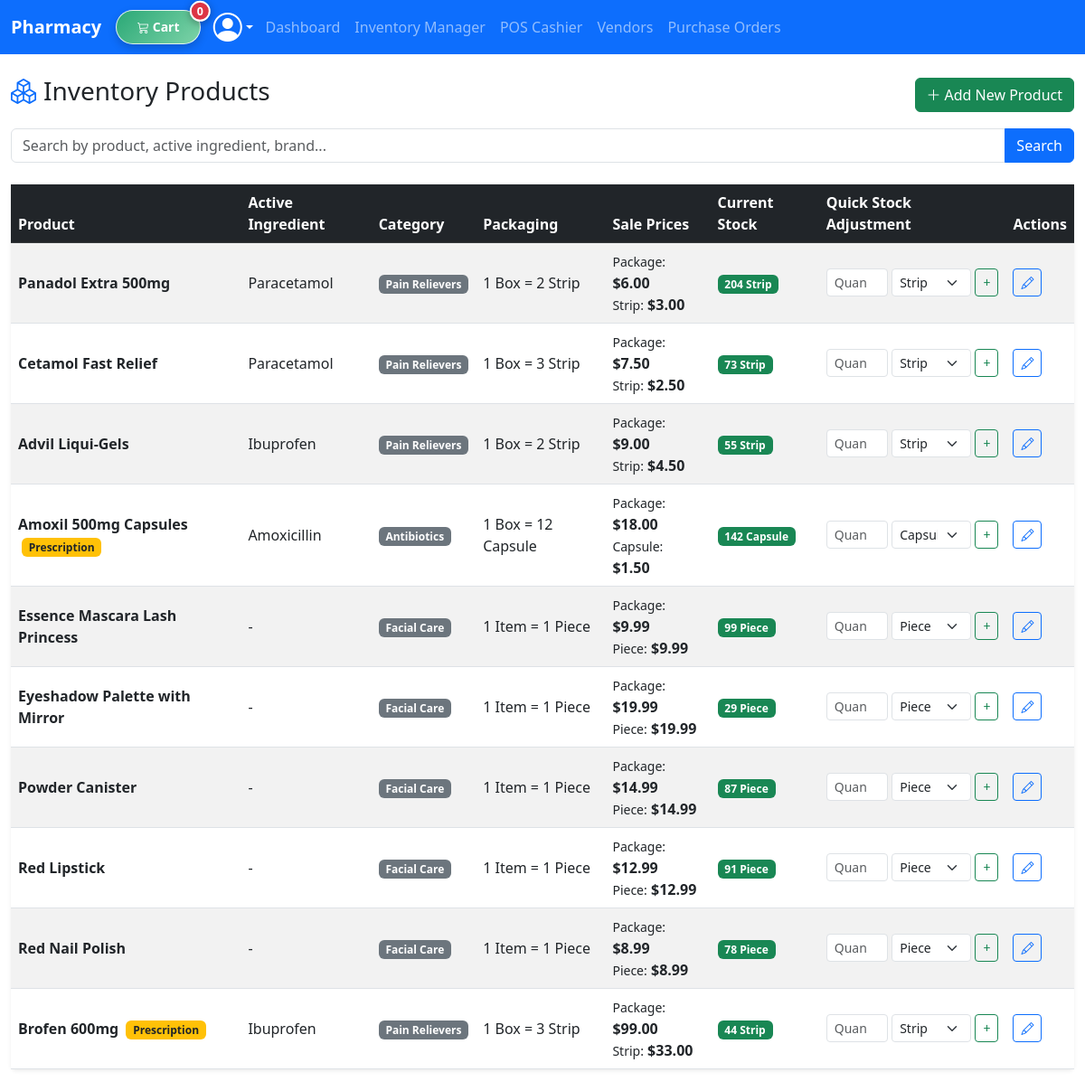
/erp/inventory/ (signed in), run on an earlier commit of the app's database.
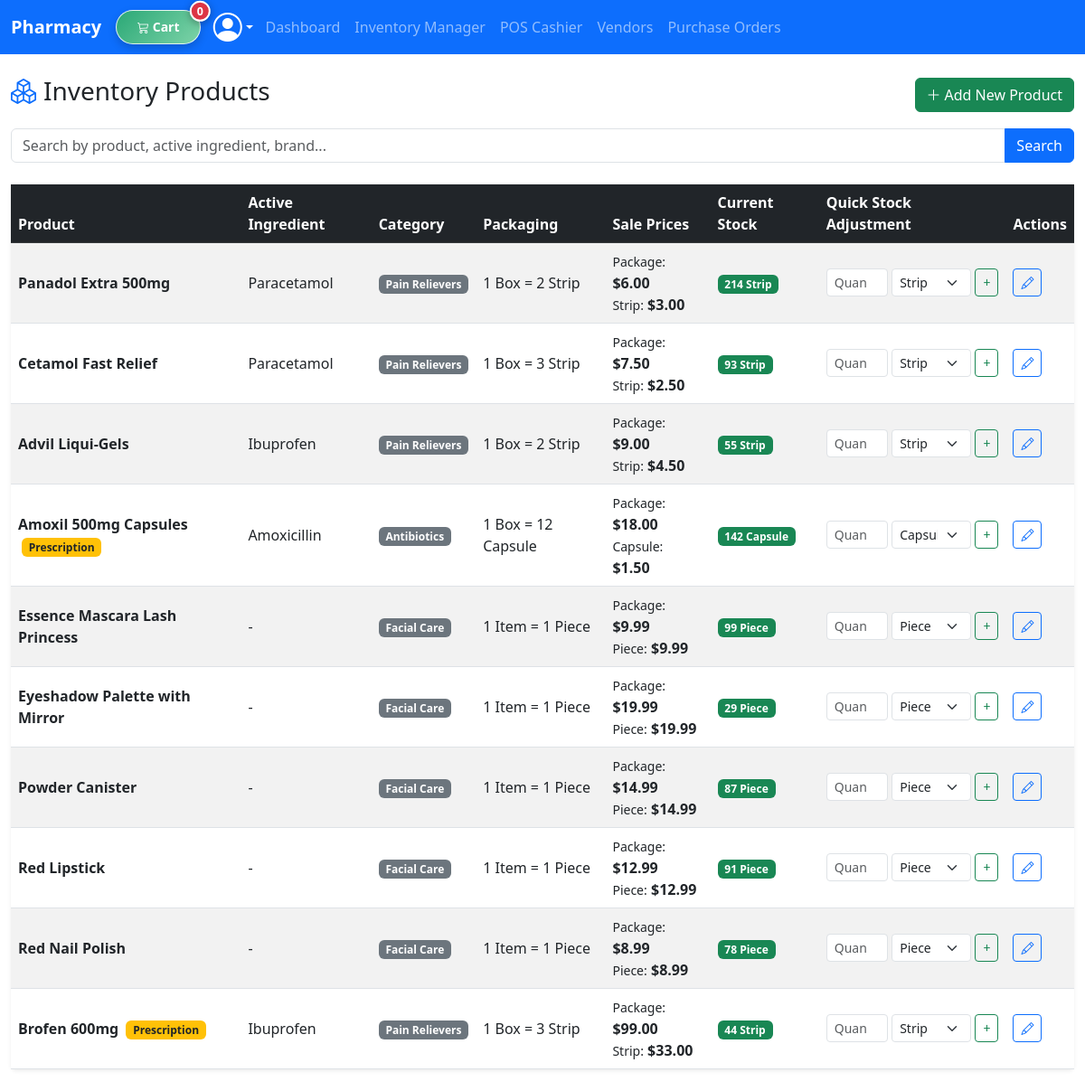
And on a later commit of the database.
### pharmacy/models.py (models this page shows, shortened)
class Product(models.Model):
    name = models.CharField(max_length=200)
    brand = models.CharField(max_length=100, blank=True, null=True)
    category = models.ForeignKey(Category, on_delete=models.SET_NULL, null=True, related_name="products")
    active_ingredient = models.ForeignKey(
        ActiveIngredient, on_delete=models.SET_NULL, null=True, blank=True, related_name="products"
    )
    description = models.TextField(blank=True, null=True)
    package_unit = models.CharField(max_length=50, default="Box", help_text="e.g. Box, Bottle")
    sub_unit = models.CharField(max_length=50, default="Strip", help_text="e.g. Strip, Tablet, Ampoule")
    units_per_package = models.PositiveIntegerField(default=1)
    package_price = models.DecimalField(max_digits=10, decimal_places=2, validators=[MinValueValidator(0)])
    sub_unit_price = models.DecimalField(max_digits=10, decimal_places=2, validators=[MinValueValidator(0)])
    stock_in_sub_units = models.PositiveIntegerField(default=0)
    requires_prescription = models.BooleanField(default=False)
    is_visible_in_catalog = models.BooleanField(default=True)
    is_deleted = models.BooleanField(default=False)
    image_url = models.URLField(max_length=500, blank=True, null=True)
    created_at = models.DateTimeField(auto_now_add=True)
    updated_at = models.DateTimeField(auto_now=True)

class ActiveIngredient(models.Model):
    name = models.CharField(max_length=150, unique=True)
    description = models.TextField(blank=True, null=True)

class Category(models.Model):
    name = models.CharField(max_length=100)
    parent = models.ForeignKey(
        'self', on_delete=models.CASCADE, null=True, blank=True, related_name='subcategories'
    )
    description = models.TextField(blank=True, null=True)
    class Meta:
        verbose_name_plural = "Categories"

### pharmacy/views.py (the view)
# urls.py: path('erp/inventory/', views.erp_inventory_list, name='erp_inventory'),
@employee_required
def erp_inventory_list(request):
    search_query = request.GET.get('q', '')
    products = Product.objects.all().select_related('category', 'active_ingredient')
    if search_query:
        products = products.filter(
            Q(name__icontains=search_query) |
            Q(brand__icontains=search_query) |
            Q(active_ingredient__name__icontains=search_query)
        )
    return render(request, 'pharmacy/erp/inventory_list.html', {
        'products': products,
        'search_query': search_query
    })

### pharmacy/models.py (called while the page is built)
    def is_employee_or_admin(self):
        return self.role in [self.Role.EMPLOYEE, self.Role.ADMIN] or self.is_superuser

### pharmacy/templates/pharmacy/erp/inventory_list.html (shortened to what the changed rows need)
{% extends "pharmacy/layout.html" %}
{% load i18n %}
{% block body %}
<div class="container-fluid my-4">
    <div class="card shadow-sm border-0">
        <div class="card-body p-0">
            <div class="table-responsive">
                <table class="table table-striped table-hover align-middle mb-0">
                    <thead class="table-dark">
                        <tr>
                            <th>{% trans "Product" %}</th>
                            <th>{% trans "Active Ingredient" %}</th>
                            <th>{% trans "Category" %}</th>
                            <th>{% trans "Packaging" %}</th>
                            <th>{% trans "Sale Prices" %}</th>
                            <th>{% trans "Current Stock" %}</th>
                            <th>{% trans "Quick Stock Adjustment" %}</th>
                            <th>{% trans "Actions" %}</th>
                        </tr>
                    </thead>
                    <tbody>
                        {% for p in products %}
                        <tr>
                            <td>
                                <strong>{{ p.name }}</strong>
                            </td>
                            <td>{{ p.active_ingredient.name|default:"-" }}</td>
                            <td><span class="badge bg-secondary">{{ p.category.name }}</span></td>
                            <td>1 {{ p.package_unit }} = {{ p.units_per_package }} {{ p.sub_unit }}</td>
                            <td>
                                <div><small>{% trans "Package" %}:</small> <strong>${{ p.package_price }}</strong></div>
                                <div><small>{{ p.sub_unit }}:</small> <strong>${{ p.sub_unit_price }}</strong></div>
                            </td>
                            <td>
                                {% if p.stock_in_sub_units <= 20 %}
                                    <span class="badge bg-danger">{{ p.stock_in_sub_units }} {{ p.sub_unit }}</span>
                                {% else %}
                                    <span class="badge bg-success">{{ p.stock_in_sub_units }} {{ p.sub_unit }}</span>
                                {% endif %}
                            </td>
                            <td>
                                <form method="POST" action="{% url 'erp_stock_adjust' p.id %}" class="d-flex gap-1" style="max-width: 220px;">
                                    <input type="number" name="amount" class="form-control form-control-sm" placeholder="{% trans 'Quantity' %}" required>
                                    <select name="unit_type" class="form-select form-select-sm">
                                        <option value="sub_unit">{{ p.sub_unit }}</option>
                                    </select>
                                    <button type="submit" class="btn btn-sm btn-outline-success">+</button>
                                </form>
                            </td>
                            <td>
                                <a href="{% url 'erp_product_edit' p.id %}" class="btn btn-sm btn-outline-primary"><i class="bi bi-pencil"></i></a>
                            </td>
                        </tr>
                        {% empty %}
                        <tr>
                            <td colspan="8" class="text-center py-4 text-muted">{% trans "No products match your search." %}</td>
                        </tr>
                        {% endfor %}
                    </tbody>
                </table>
            </div>
        </div>
    </div>
</div>
{% endblock %}

What changed in the data, as far as the page shows it:
changed Product "Panadol Extra 500mg": stock_in_sub_units "204" → "214"
changed Product "Cetamol Fast Relief": stock_in_sub_units "73" → "93"
